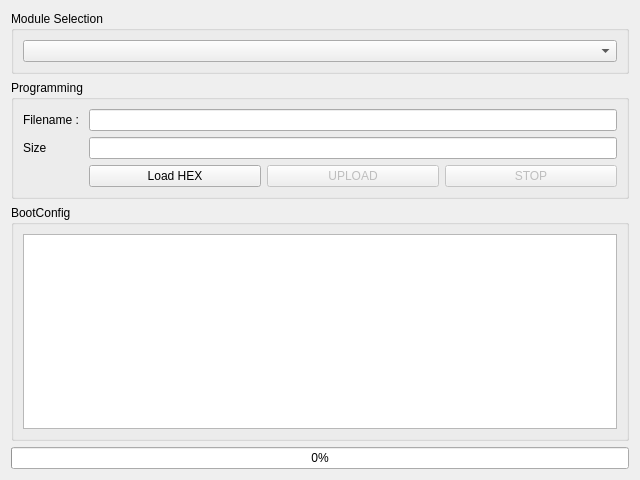
<?xml version="1.0" encoding="UTF-8"?>
<ui version="4.0">
 <class>dsPICBootloader</class>
 <widget class="QWidget" name="dsPICBootloader">
  <property name="geometry">
   <rect>
    <x>0</x>
    <y>0</y>
    <width>640</width>
    <height>480</height>
   </rect>
  </property>
  <property name="minimumSize">
   <size>
    <width>640</width>
    <height>480</height>
   </size>
  </property>
  <property name="windowTitle">
   <string>Form</string>
  </property>
  <layout class="QVBoxLayout" name="verticalLayout_2">
   <item>
    <widget class="QGroupBox" name="groupBox">
     <property name="title">
      <string>Module Selection</string>
     </property>
     <layout class="QVBoxLayout" name="verticalLayout">
      <item>
       <widget class="QComboBox" name="m_moduleSelectionCombo"/>
      </item>
     </layout>
    </widget>
   </item>
   <item>
    <widget class="QGroupBox" name="groupBox_2">
     <property name="title">
      <string>Programming</string>
     </property>
     <layout class="QGridLayout" name="gridLayout">
      <item row="0" column="0">
       <widget class="QLabel" name="label">
        <property name="text">
         <string>Filename : </string>
        </property>
       </widget>
      </item>
      <item row="0" column="1">
       <widget class="QLineEdit" name="m_filenameLineEdit">
        <property name="readOnly">
         <bool>true</bool>
        </property>
       </widget>
      </item>
      <item row="1" column="0">
       <widget class="QLabel" name="label_2">
        <property name="text">
         <string>Size</string>
        </property>
       </widget>
      </item>
      <item row="1" column="1">
       <widget class="QLineEdit" name="m_sizeLineEdit">
        <property name="readOnly">
         <bool>true</bool>
        </property>
       </widget>
      </item>
      <item row="2" column="1">
       <layout class="QHBoxLayout" name="horizontalLayout_2">
        <item>
         <widget class="QPushButton" name="m_loadHEXButton">
          <property name="enabled">
           <bool>true</bool>
          </property>
          <property name="text">
           <string>Load HEX</string>
          </property>
         </widget>
        </item>
        <item>
         <widget class="QPushButton" name="m_uploadButton">
          <property name="enabled">
           <bool>false</bool>
          </property>
          <property name="text">
           <string>UPLOAD</string>
          </property>
         </widget>
        </item>
        <item>
         <widget class="QPushButton" name="m_stopButton">
          <property name="enabled">
           <bool>false</bool>
          </property>
          <property name="text">
           <string>STOP</string>
          </property>
         </widget>
        </item>
       </layout>
      </item>
     </layout>
    </widget>
   </item>
   <item>
    <widget class="QGroupBox" name="groupBox_3">
     <property name="title">
      <string>BootConfig</string>
     </property>
     <layout class="QHBoxLayout" name="horizontalLayout">
      <item>
       <widget class="QTextEdit" name="m_textEdit"/>
      </item>
     </layout>
    </widget>
   </item>
   <item>
    <widget class="QProgressBar" name="m_progressBar">
     <property name="value">
      <number>0</number>
     </property>
    </widget>
   </item>
  </layout>
 </widget>
 <resources/>
 <connections/>
</ui>
